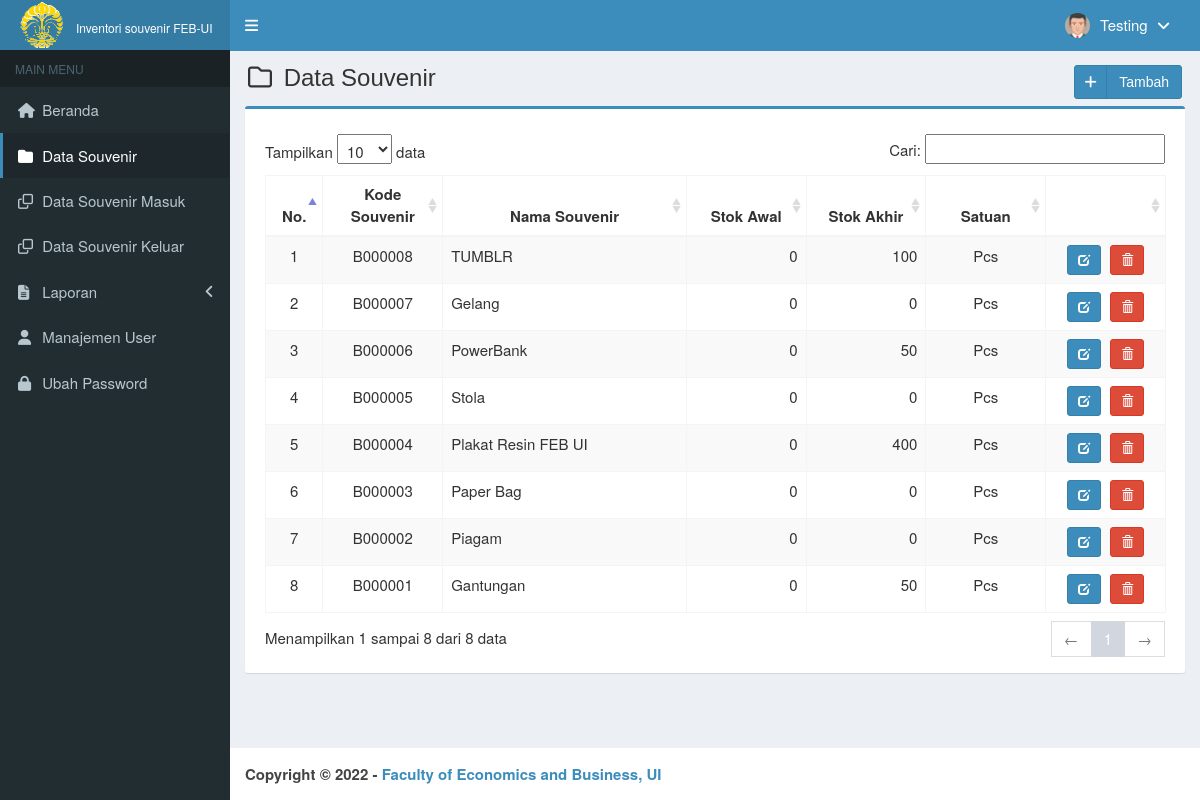
Page /main.php?module=souvenir (signed in) on the committed database.
### tables this page shows
CREATE TABLE `is_users` (
  `id_user` int(3) NOT NULL AUTO_INCREMENT,
  `username` varchar(50) NOT NULL,
  `nama_user` varchar(50) NOT NULL,
  `password` varchar(50) NOT NULL,
  `email` varchar(50) DEFAULT NULL,
  `telepon` varchar(13) DEFAULT NULL,
  `foto` varchar(100) DEFAULT NULL,
  `hak_akses` enum('Super Admin','Manajer','Gudang') NOT NULL,
  `status` enum('aktif','blokir') NOT NULL DEFAULT 'aktif',
  `created_at` timestamp NOT NULL DEFAULT CURRENT_TIMESTAMP,
  `updated_at` timestamp NOT NULL DEFAULT CURRENT_TIMESTAMP ON UPDATE CURRENT_TIMESTAMP,
  PRIMARY KEY (`id_user`),
  KEY `level` (`hak_akses`)
);

CREATE TABLE `is_souvenir` (
  `kode_souvenir` varchar(7) NOT NULL,
  `nama_souvenir` varchar(50) NOT NULL,
  `harga_beli` int(11) DEFAULT NULL,
  `harga_jual` int(11) DEFAULT NULL,
  `satuan` varchar(20) NOT NULL,
  `stok` int(11) DEFAULT NULL,
  `stok_awal` int(11) DEFAULT NULL,
  `created_user` int(3) NOT NULL,
  `created_date` timestamp NOT NULL DEFAULT CURRENT_TIMESTAMP,
  `updated_user` int(3) NOT NULL,
  `updated_date` timestamp NOT NULL DEFAULT CURRENT_TIMESTAMP ON UPDATE CURRENT_TIMESTAMP,
  `unit_kerja` varchar(50) DEFAULT NULL,
  PRIMARY KEY (`kode_souvenir`),
  KEY `created_user` (`created_user`),
  KEY `updated_user` (`updated_user`),
  CONSTRAINT `is_souvenir_ibfk_1` FOREIGN KEY (`created_user`) REFERENCES `is_users` (`id_user`) ON DELETE CASCADE ON UPDATE CASCADE,
  CONSTRAINT `is_souvenir_ibfk_2` FOREIGN KEY (`updated_user`) REFERENCES `is_users` (`id_user`) ON DELETE CASCADE ON UPDATE CASCADE
);

### modules/souvenir/view.php (the view, shortened to what this page needs)
<section class="content-header">
  <h1>
    <i class="fa fa-folder-o icon-title"></i> Data Souvenir
    <a class="btn btn-primary btn-social pull-right" href="?module=form_souvenir&form=add" title="Tambah Data" data-toggle="tooltip">
      <i class="fa fa-plus"></i> Tambah
    </a>
  </h1>
</section>
<section class="content">
  <div class="row">
    <div class="col-md-12">
      <div class="box box-primary">
        <div class="box-body">
          <table id="dataTables1" class="table table-bordered table-striped table-hover">
            <thead>
              <tr>
                <th class="center">No.</th>
                <th class="center">Kode Souvenir</th>
                <th class="center">Nama Souvenir</th>
                <th class="center">Stok Awal</th>
                <th class="center">Stok Akhir</th>
                <th class="center">Satuan</th>
                <th></th>
              </tr>
            </thead>
            <tbody>
            <?php
            $no = 1;
            $query = mysqli_query($mysqli, "SELECT kode_souvenir,nama_souvenir,harga_beli,harga_jual,satuan,stok,stok_awal FROM is_souvenir ORDER BY kode_souvenir DESC")
                                            or die('Ada kesalahan pada query tampil Data souvenir: '.mysqli_error($mysqli));
            while ($data = mysqli_fetch_assoc($query)) {
              $harga_beli = format_rupiah($data['harga_beli']);
              $harga_jual = format_rupiah($data['harga_jual']);
              echo "<tr>
                      <td width='30' class='center'>$no</td>
                      <td width='80' class='center'>$data[kode_souvenir]</td>
                      <td width='180'>$data[nama_souvenir]</td>
                      <td width='80' align='right'>$data[stok_awal]</td>
                      <td width='80' align='right'>$data[stok]</td>
                      <td width='80' class='center'>$data[satuan]</td>
                      <td class='center' width='80'>
                        <div>
                          <a data-toggle='tooltip' data-placement='top' title='Ubah' style='margin-right:5px' class='btn btn-primary btn-sm' href='?module=form_souvenir&form=edit&id=$data[kode_souvenir]'>
                              <i style='color:#fff' class='glyphicon glyphicon-edit'></i>
                          </a>";
            ?>
                          <a data-toggle="tooltip" data-placement="top" title="Hapus" class="btn btn-danger btn-sm" href="modules/souvenir/proses.php?act=delete&id=<?php echo $data['kode_souvenir'];?>" onclick="return confirm('Anda yakin ingin menghapus souvenir <?php echo $data['nama_souvenir']; ?> ?');">
                              <i style="color:#fff" class="glyphicon glyphicon-trash"></i>
                          </a>
            <?php
              echo "    </div>
                      </td>
                    </tr>";
              $no++;
            }
            ?>
            </tbody>
          </table>
        </div>
      </div>
    </div>
  </div>
</section><!-- /.content

### top-menu.php (shortened to what this page needs)
<?php
require_once "config/database.php";
$query = mysqli_query($mysqli, "SELECT id_user, nama_user, foto, hak_akses FROM is_users WHERE id_user='$_SESSION[id_user]'")
                                or die('Ada kesalahan pada query tampil Manajemen User: '.mysqli_error($mysqli));
$data = mysqli_fetch_assoc($query);
?>
<li class="dropdown user user-menu">
  <a href="#" class="dropdown-toggle" data-toggle="dropdown">
  <?php
  if ($data['foto']=="") { ?>
    <img src="images/user/user-default.png" class="user-image" alt="User Image"/>
  <?php
  }
  else { ?>
    <img src="images/user/<?php echo $data['foto']; ?>" class="user-image" alt="User Image"/>
  <?php
  }
  ?>
    <span class="hidden-xs"><?php echo $data['nama_user']; ?> <i style="margin-left:5px" class="fa fa-angle-down"></i></span>
  </a>
</li>

### css/style.css (style rules this page uses)
.btn-social *:first-child { border-right: 1px solid rgba(0, 0, 0, 0.1); bottom: 0; font-size: 1em !important; left: 0; line-height: 32px !important; position: absolute; text-align: center; top: 0; width: 32px !important; }
.content-header { padding: 15px 18px 0; position: relative; }
.center { text-align:center; }
.icon-title { margin-right: 5px; }
body { background-color: #fff; color: #333; font-size: 15px; line-height: 1.42857; }

### rows in the picture
is_users: foto (picture), nama_user "Testing"
is_souvenir: kode_souvenir "B000008", nama_souvenir "TUMBLR", stok_awal "0", stok "100", satuan "Pcs"
is_souvenir: kode_souvenir "B000007", nama_souvenir "Gelang", stok_awal "0", stok "0", satuan "Pcs"
is_souvenir: kode_souvenir "B000006", nama_souvenir "PowerBank", stok_awal "0", stok "50", satuan "Pcs"
is_souvenir: kode_souvenir "B000005", nama_souvenir "Stola", stok_awal "0", stok "0", satuan "Pcs"
is_souvenir: kode_souvenir "B000004", nama_souvenir "Plakat Resin FEB UI", stok_awal "0", stok "400", satuan "Pcs"
is_souvenir: kode_souvenir "B000003", nama_souvenir "Paper Bag", stok_awal "0", stok "0", satuan "Pcs"
is_souvenir: kode_souvenir "B000002", nama_souvenir "Piagam", stok_awal "0", stok "0", satuan "Pcs"
is_souvenir: kode_souvenir "B000001", nama_souvenir "Gantungan", stok_awal "0", stok "50", satuan "Pcs"
